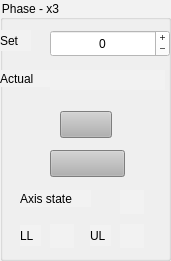
     <widget class="TaurusGroupBox" name="taurusGroupBox_13">
      <property name="geometry">
       <rect>
        <x>380</x>
        <y>370</y>
        <width>171</width>
        <height>261</height>
       </rect>
      </property>
      <property name="styleSheet">
       <string notr="true">background-color: rgb(242, 242, 242);</string>
      </property>
      <property name="title">
       <string>Phase - x3</string>
      </property>
      <widget class="QSpinBox" name="refPosG">
       <property name="geometry">
        <rect>
         <x>50</x>
         <y>30</y>
         <width>120</width>
         <height>27</height>
        </rect>
       </property>
       <property name="styleSheet">
        <string notr="true">background-color: rgb(255, 255, 255);
color: rgb(0, 0, 0);</string>
       </property>
       <property name="alignment">
        <set>Qt::AlignCenter</set>
       </property>
       <property name="buttonSymbols">
        <enum>QAbstractSpinBox::PlusMinus</enum>
       </property>
       <property name="minimum">
        <number>-99999</number>
       </property>
       <property name="maximum">
        <number>99999</number>
       </property>
      </widget>
      <widget class="QLabel" name="label_58">
       <property name="geometry">
        <rect>
         <x>0</x>
         <y>30</y>
         <width>31</width>
         <height>21</height>
        </rect>
       </property>
       <property name="text">
        <string>Set</string>
       </property>
      </widget>
      <widget class="QLabel" name="label_59">
       <property name="geometry">
        <rect>
         <x>0</x>
         <y>70</y>
         <width>67</width>
         <height>17</height>
        </rect>
       </property>
       <property name="text">
        <string>Actual</string>
       </property>
      </widget>
      <widget class="TaurusLabel" name="mPosG">
       <property name="geometry">
        <rect>
         <x>50</x>
         <y>70</y>
         <width>115</width>
         <height>20</height>
        </rect>
       </property>
       <property name="alignment">
        <set>Qt::AlignRight|Qt::AlignTrailing|Qt::AlignVCenter</set>
       </property>
       <property name="model">
        <string>$phasex3/position</string>
       </property>
       <property name="suffixText">
        <string> um</string>
       </property>
      </widget>
      <widget class="TaurusCommandButton" name="btnGoG">
       <property name="geometry">
        <rect>
         <x>60</x>
         <y>111</y>
         <width>52</width>
         <height>27</height>
        </rect>
       </property>
       <property name="styleSheet">
        <string notr="true">background-color: rgb(177, 177, 177);</string>
       </property>
       <property name="CustomText">
        <string>Go</string>
       </property>
      </widget>
      <widget class="TaurusCommandButton" name="taurusCommandButton_16">
       <property name="geometry">
        <rect>
         <x>50</x>
         <y>150</y>
         <width>75</width>
         <height>27</height>
        </rect>
       </property>
       <property name="styleSheet">
        <string notr="true">background-color: rgb(177, 177, 177);</string>
       </property>
       <property name="Model">
        <string>$phasex3</string>
       </property>
       <property name="Command">
        <string>Stop</string>
       </property>
       <property name="CustomText">
        <string>Stop</string>
       </property>
      </widget>
      <widget class="QLabel" name="label_60">
       <property name="geometry">
        <rect>
         <x>20</x>
         <y>190</y>
         <width>71</width>
         <height>17</height>
        </rect>
       </property>
       <property name="text">
        <string>Axis state</string>
       </property>
      </widget>
      <widget class="TaurusLed" name="taurusLed_27">
       <property name="geometry">
        <rect>
         <x>120</x>
         <y>190</y>
         <width>24</width>
         <height>24</height>
        </rect>
       </property>
       <property name="model">
        <string>$phasex3/State</string>
       </property>
      </widget>
      <widget class="TaurusLed" name="taurusLed_29">
       <property name="geometry">
        <rect>
         <x>50</x>
         <y>224</y>
         <width>24</width>
         <height>24</height>
        </rect>
       </property>
       <property name="model">
        <string>$phasex3/backwardLimitSwitch</string>
       </property>
      </widget>
      <widget class="TaurusLed" name="taurusLed_30">
       <property name="geometry">
        <rect>
         <x>120</x>
         <y>224</y>
         <width>24</width>
         <height>24</height>
        </rect>
       </property>
       <property name="model">
        <string>$phasex3/forwardLimitSwitch</string>
       </property>
      </widget>
      <widget class="QLabel" name="label_62">
       <property name="geometry">
        <rect>
         <x>20</x>
         <y>225</y>
         <width>21</width>
         <height>21</height>
        </rect>
       </property>
       <property name="text">
        <string>LL</string>
       </property>
      </widget>
      <widget class="QLabel" name="label_63">
       <property name="geometry">
        <rect>
         <x>90</x>
         <y>225</y>
         <width>21</width>
         <height>21</height>
        </rect>
       </property>
       <property name="text">
        <string>UL</string>
       </property>
      </widget>
     </widget>
